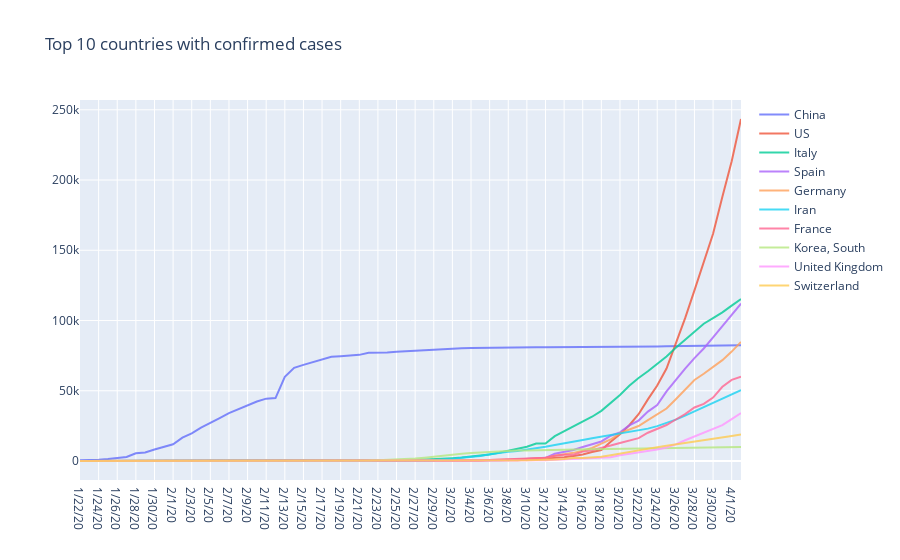

Source (notebook cell):
### Code cell
fig = go.Figure()

for country in countries:
    conf_country = transformed_covid_conf[transformed_covid_conf['Country/Region'] == country].sort_index()
    
    fig.add_trace(go.Scatter(
        x=conf_country.Date,
        y=conf_country.Value,
        name=country,
        opacity=0.8,))

# Layout update 
fig.update_layout(title_text="Top 10 countries with confirmed cases")

# Reversed xaxis
#fig['layout']['xaxis']['autorange'] = "reversed"

fig.show()
plot(fig, filename=PLOT_PATH + 'Top 10 countries with confirmed cases.html', auto_open=False)
